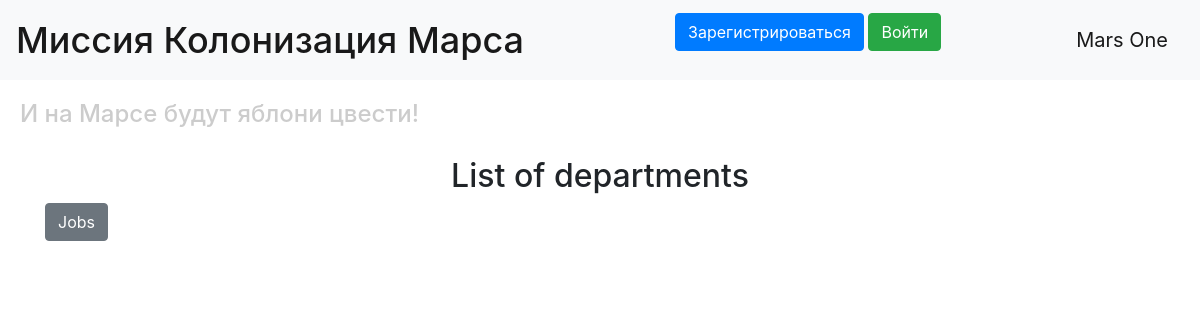
/departments, run on an earlier commit of the app's database.
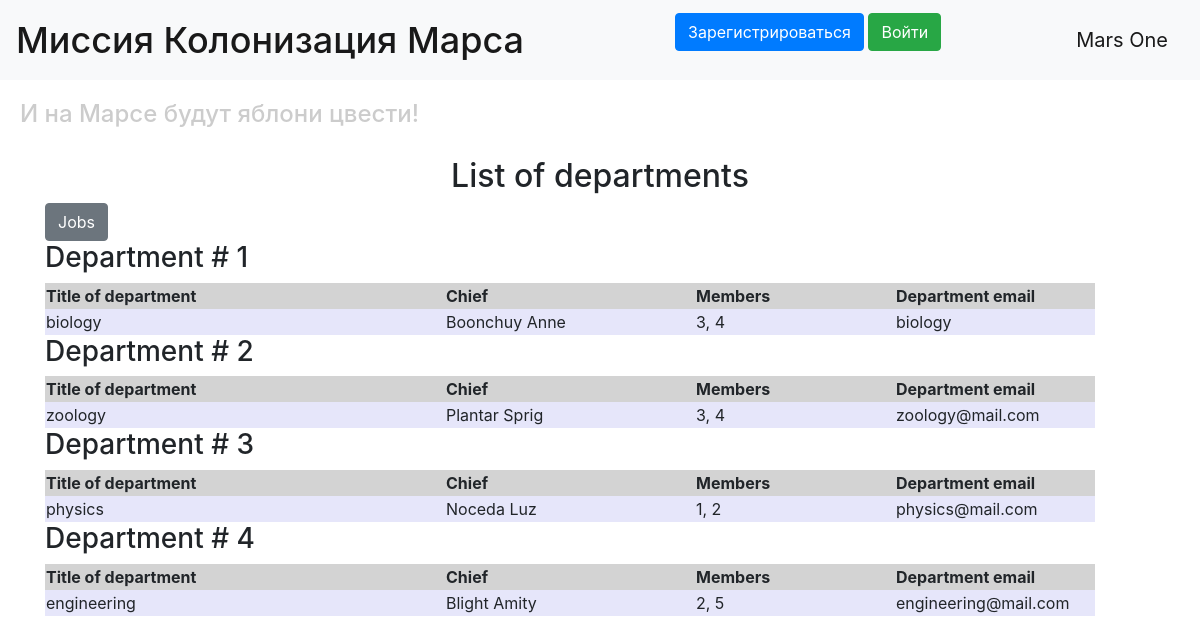
And on a later commit of the database.
### data/departments.py (models this page shows, shortened)
class Department(SqlAlchemyBase, UserMixin, SerializerMixin):
    __tablename__ = 'department'
    id = sqlalchemy.Column(sqlalchemy.Integer, primary_key=True, autoincrement=True)
    title = sqlalchemy.Column(sqlalchemy.String, nullable=True)
    chief = sqlalchemy.Column(sqlalchemy.Integer, sqlalchemy.ForeignKey("users.id"))
    members = sqlalchemy.Column(sqlalchemy.String, nullable=True)
    email = sqlalchemy.Column(sqlalchemy.String, nullable=True)
    users = orm.relationship("User")

### main.py (the view)
@app.route("/departments")
def departments_list():
    db_sess = db_session.create_session()
    departments = db_sess.query(Department).all()
    users = db_sess.query(User).all()
    names = {user.id: (user.surname, user.name) for user in users}
    return render_template("departments.html", departments=departments, names=names)

### data/db_session.py (called while the page is built)
def create_session() -> Session:
    global __factory
    return __factory()

### templates/departments.html (shortened to what this page needs)
{% extends "base.html" %}
{% block content %}
<h2>List of departments</h2>
<a href="/" class="btn btn-secondary">Jobs</a>
{% for department in departments%}
    <h3>Department # {{loop.index}}</h3>
    <div class="table-container">
        <table class="cabin-table">
            <tr>
                <th width="400px">Title of department</th>
                <th width="250px">Chief</th>
                <th width="200px">Members</th>
                <th width="200px">Department email</th>
            </tr>
            <tr>
                <td>{{department.title}}</td>
                <td>{{" ".join(names[department.chief])}}</td>
                <td>{{department.members}}</td>
                <td>{{department.email}}</td>
            </tr>
        </table>
    </div>
{% endfor %}
{% endblock %}

What changed in the data, as far as the page shows it:
added Department: title "biology", chief "Boonchuy Anne", members "3, 4", email "biology"
added Department: title "zoology", chief "Plantar Sprig", members "3, 4", email "zoology@mail.com"
added Department: title "physics", chief "Noceda Luz", members "1, 2", email "physics@mail.com"
added Department: title "engineering", chief "Blight Amity", members "2, 5", email "engineering@mail.com"
